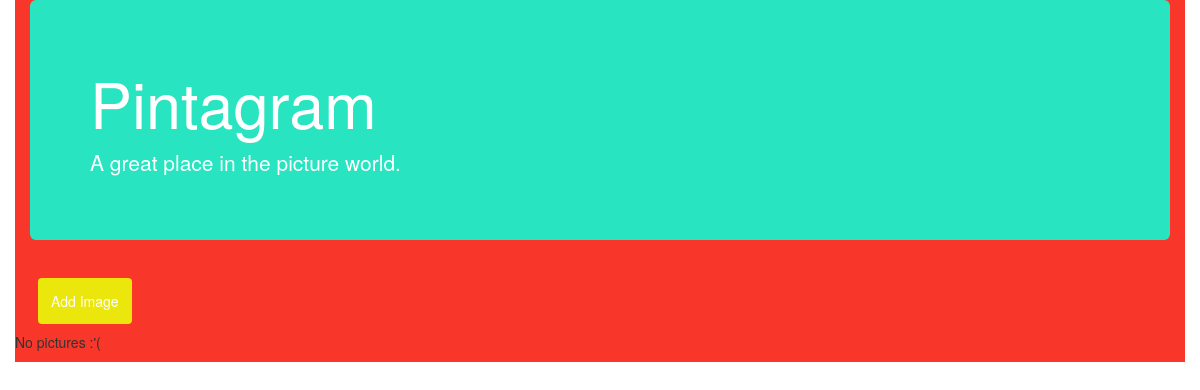
Page /feed/ on the earlier database version.
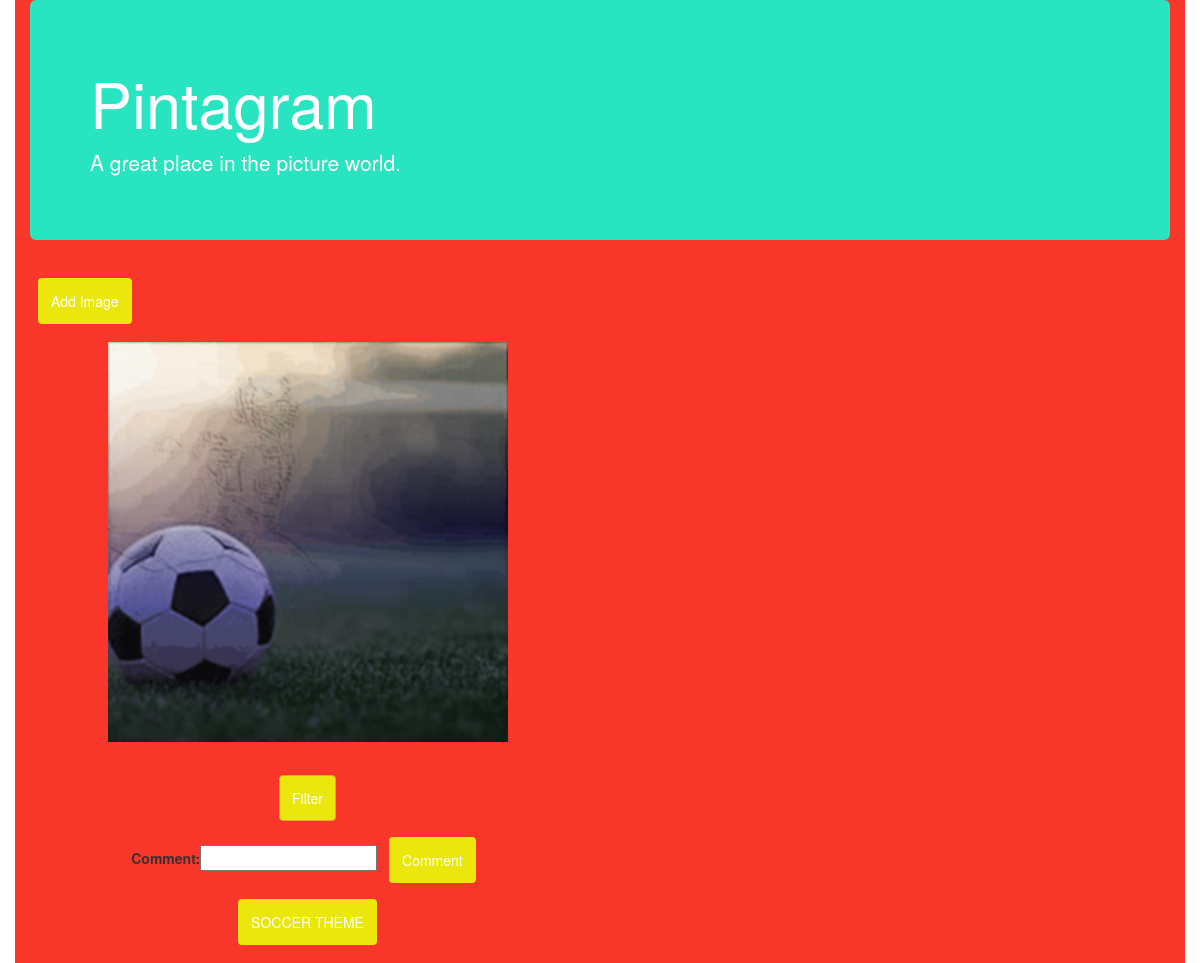
Same page on the later database version.
### app/models.py (models this page shows)
class Document(models.Model):
    description = models.CharField(max_length=255, blank=True)
    photo = models.ImageField(upload_to='app/static/Instagram/images')
    def image_url(self):
        return self.photo.url[len('app/static/'):]

### app/views.py (the view)
# urls.py: path('feed/', views.display_pic, name='feed'),
def display_pic(request):
    pictures = Document.objects.all()
    return render(request, 'Instagram/feed.html',
                  {'pictures': pictures,
                   'post_comment': AddComment()})

### app/forms.py (shortened to what this page needs)
class AddComment(forms.Form):
    comment = forms.CharField()
    def __init__(self, document=None, *args, **kwargs):
        super().__init__(*args, **kwargs)
        self.document = document

### app/templates/Instagram/feed.html (shortened to what this page needs)
{% extends 'Instagram/base.html' %} {% block content %} {%load static%}
<div class="container">
    <div class="jumbotron">
        <h1>Pintagram</h1>
        <p>A great place in the picture world.</p>
    </div>
    <form action="{% url 'Instagram:upload' %}" method="post" enctype="multipart/form-data">
        <button class="btn" id="special" type="submit">Add Image</button>
    </form>
    <div class="row">
        {% if pictures %} {% for picture in pictures %}
        <div class="col-lg-4 col-md-6 img-div">
            <img src="{% static picture.image_url %}?t={% now 'u' %}" />
            <form action="{% url 'Instagram:filter' picture.id %}" method="post" enctype="multipart/form-data">
                <button class="btn btn-warning" type="submit">
                    Filter
                </button>
            </form>
            <form action="{% url 'Instagram:comment' picture.id %}" method="post" enctype="multipart/form-data">
                {% csrf_token %} {{ post_comment }}
                <button class="btn" type="submit">Comment</button>
            </form>
            <a href="{% url 'Instagram:ball' picture.id %}">
                <button class="btn">SOCCER THEME</button>
            </a>
        </div>
        {% endfor %} {% else %}
        <p>No pictures :'(</p>
        {% endif %} {% endblock %}

Differences in the rows shown:
added Document: photo (picture)
Other differences:
text no longer shown: "No pictures :'("
